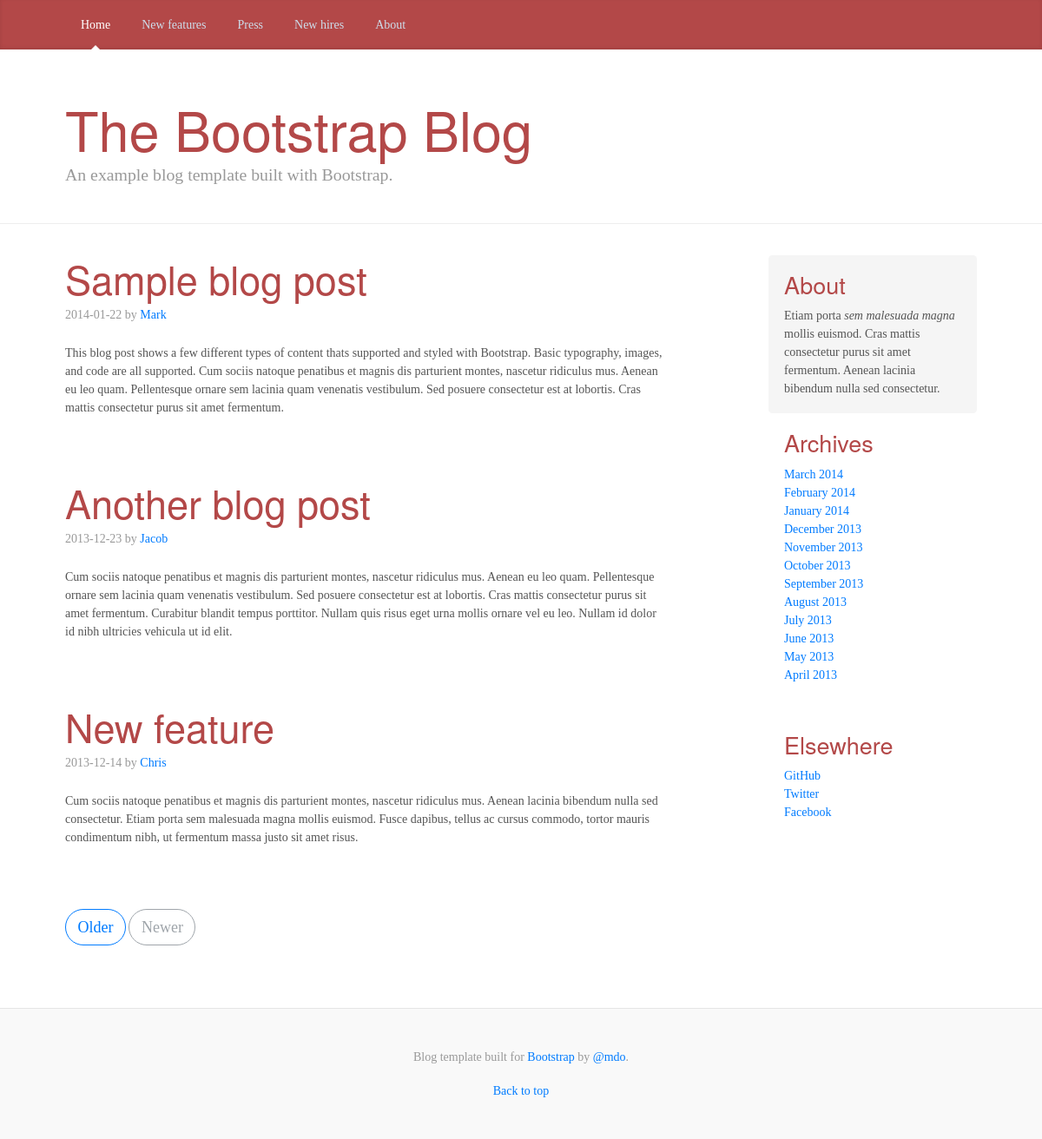
The app's page /home.php with its own data.
### tables this page shows
CREATE TABLE posts (
    id int(11) AUTO_INCREMENT,
    title varchar(255) NOT NULL,
    body text NOT NULL,
    author varchar(255) NOT NULL,
    created_at date NOT NULL,
    PRIMARY KEY (id)
);

### db.php (called while the page is built, shortened)
<?php
function fetch($sql, $connection, $isFetchAll = false)
{
    $statement = $connection->prepare($sql);
    $statement->execute();
    $statement->setFetchMode(PDO::FETCH_ASSOC);
    if ($isFetchAll) {
        return $statement->fetchAll();
    }
    return $statement->fetch();
}
?>

### posts.php (the view)
<?php
    include ('db.php');
    $sql = "SELECT * FROM posts ORDER BY created_at DESC";
    $posts = fetch($sql, $connection,true);
?>
<div class="col-sm-8 blog-main">
<?php
    foreach ($posts as $post) {
?>
<div class="blog-post">
    <h2 class="blog-post-title"><a href="single-post.php?post_id=<?php echo($post['id']) ?>"><?php echo $post['title'] ?></a></h2>
    <p class="blog-post-meta"><?php echo $post['created_at'] ?> by <a href="#"><?php echo $post['author'] ?></a></p>
    <p><?php echo $post['body'] ?></p>
</div>
<?php
    }
?>
<nav class="blog-pagination">
    <a class="btn btn-outline-primary" href="#">Older</a>
    <a class="btn btn-outline-secondary disabled" href="#">Newer</a>
</nav>
</div>

### home.php (shortened to what this page needs)
<!doctype html>
<html lang="en">
<head>
    <link rel="stylesheet" href="https://maxcdn.bootstrapcdn.com/bootstrap/4.0.0-beta.2/css/bootstrap.min.css"
>
    <link href="styles/blog.css" rel="stylesheet">
    <link href="styles/styles.css" rel="stylesheet">
</head>
<body>
    <?php include ('header.php') ?>
    <main role="main" class="container">
        <div class="row">
    <?php include ('posts.php') ?>
    <?php include ('sidebar.php') ?>
        </div>
    </main>
    <?php include ('footer.php') ?>
</body>
</html>

### header.php
<header>
        <div class="blog-masthead">
            <div class="container">
                <nav class="nav">
                    <a class="nav-link active" href="#">Home</a>
                    <a class="nav-link" href="#">New features</a>
                    <a class="nav-link" href="#">Press</a>
                    <a class="nav-link" href="#">New hires</a>
                    <a class="nav-link" href="#">About</a>
                </nav>
            </div>
        </div>
        <div class="blog-header">
            <div class="container">
                <h1 class="blog-title">The Bootstrap Blog</h1>
                <p class="lead blog-description">An example blog template built with Bootstrap.</p>
            </div>
        </div>
</header>

### sidebar.php
<aside class="col-sm-3 ml-sm-auto blog-sidebar">
    <div class="sidebar-module sidebar-module-inset">
        <h4>About</h4>
        <p>Etiam porta <em>sem malesuada magna</em> mollis euismod. Cras mattis consectetur purus sit amet
            fermentum. Aenean lacinia bibendum nulla sed consectetur.</p>
    </div>
    <div class="sidebar-module">
        <h4>Archives</h4>
        <ol class="list-unstyled">
            <li><a href="#">March 2014</a></li>
            <li><a href="#">February 2014</a></li>
            <li><a href="#">January 2014</a></li>
            <li><a href="#">December 2013</a></li>
            <li><a href="#">November 2013</a></li>
            <li><a href="#">October 2013</a></li>
            <li><a href="#">September 2013</a></li>
            <li><a href="#">August 2013</a></li>
            <li><a href="#">July 2013</a></li>
            <li><a href="#">June 2013</a></li>
            <li><a href="#">May 2013</a></li>
            <li><a href="#">April 2013</a></li>
        </ol>
    </div>
    <div class="sidebar-module">
        <h4>Elsewhere</h4>
        <ol class="list-unstyled">
            <li><a href="#">GitHub</a></li>
            <li><a href="#">Twitter</a></li>
            <li><a href="#">Facebook</a></li>
        </ol>
    </div>
</aside>

### footer.php
<footer class="blog-footer">
        <p>Blog template built for <a href="https://getbootstrap.com/">Bootstrap</a> by <a
                href="https://twitter.com/mdo">@mdo</a>.</p>
        <p>
            <a href="#">Back to top</a>
        </p>
</footer>

### styles/blog.css (style rules this page uses)
@media (min-width: 48em) { html { font-size: 18px; } }
body { font-family: Georgia, "Times New Roman", Times, serif; color: #555; }
h1, .h1, h2, .h2, h3, .h3, h4, .h4, h5, .h5, h6, .h6 { font-family: "Helvetica Neue", Helvetica, Arial, sans-serif; font-weight: 400; color: #333; }
.container { max-width: 60rem; }
.blog-masthead { margin-bottom: 3rem; background-color: #428bca; box-shadow: inset 0 -.1rem .25rem rgba(0,0,0,.1); }
.nav-link { position: relative; padding: 1rem; font-weight: 500; color: #cdddeb; }
.nav-link.active { color: #fff; }
.nav-link.active::after { position: absolute; bottom: 0; left: 50%; width: 0; height: 0; margin-left: -.3rem; vertical-align: middle; content: ""; border-right: .3rem solid transparent; border-bottom: .3rem solid; border-left: .3rem solid transparent; }
.blog-header { padding-bottom: 1.25rem; margin-bottom: 2rem; border-bottom: .05rem solid #eee; }
.blog-title { margin-bottom: 0; font-size: 2rem; font-weight: 400; }
.blog-description { font-size: 1.1rem; color: #999; }
@media (min-width: 40em) { .blog-title { font-size: 3.5rem; } }
.sidebar-module { padding: 1rem; }
.sidebar-module-inset { padding: 1rem; background-color: #f5f5f5; border-radius: .25rem; }
.sidebar-module-inset p:last-child, .sidebar-module-inset ul:last-child, .sidebar-module-inset ol:last-child { margin-bottom: 0; }
.blog-pagination { margin-bottom: 4rem; }
.blog-pagination > .btn { border-radius: 2rem; }
.blog-post { margin-bottom: 4rem; }
.blog-post-title { margin-bottom: .25rem; font-size: 2.5rem; }
.blog-post-meta { margin-bottom: 1.25rem; color: #999; }
.blog-footer { padding: 2.5rem 0; color: #999; text-align: center; background-color: #f9f9f9; border-top: .05rem solid #e5e5e5; }
.blog-footer p:last-child { margin-bottom: 0; }

### styles/styles.css (style rules this page uses)
htm, body { font-size: 14px; }
.blog-masthead { background-color: #b34848; }
h1, h2, h3, h4, h5, h6, .blog-post-title a, .blog-title { color: #b34848; }

### records on screen
posts: title "Sample blog post", created_at "2014-01-22", author "Mark", body "This blog post shows a few different types of content thats supported and styled with Bootstrap. Basic typography, images, and code are all supported. Cum sociis natoque penatibus et magnis dis parturient montes, nascetur ridiculus mus. Aenean eu leo quam. Pellentesque ornare sem lacinia quam venenatis vestibulum. Sed posuere consectetur est at lobortis. Cras mattis consectetur purus sit amet fermentum."
posts: title "Another blog post", created_at "2013-12-23", author "Jacob", body "Cum sociis natoque penatibus et magnis dis parturient montes, nascetur ridiculus mus. Aenean eu leo quam. Pellentesque ornare sem lacinia quam venenatis vestibulum. Sed posuere consectetur est at lobortis. Cras mattis consectetur purus sit amet fermentum. Curabitur blandit tempus porttitor. Nullam quis risus eget urna mollis ornare vel eu leo. Nullam id dolor id nibh ultricies vehicula ut id elit."
posts: title "New feature", created_at "2013-12-14", author "Chris", body "Cum sociis natoque penatibus et magnis dis parturient montes, nascetur ridiculus mus. Aenean lacinia bibendum nulla sed consectetur. Etiam porta sem malesuada magna mollis euismod. Fusce dapibus, tellus ac cursus commodo, tortor mauris condimentum nibh, ut fermentum massa justo sit amet risus."
